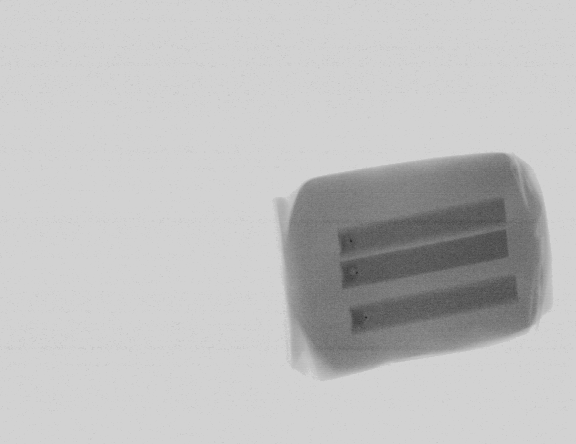
#> input picture data/test/images/001_20200623_203222(0).png, 576 x 444 px
$ python -i core.py   (imports and definitions only)
#> lines starting #> are read from the running program, lines starting #| are printed output that depends on the picture; after the words box and inside, x2 and y2 are one past the last pixel; in counts of white or black regions, pixels touching at a corner belong together
#> further down, picture is the input picture: shape (444, 576); min 41, max 210, mean 192.2
"""Read-only KAMP data access and empirical, display-domain probe synthesis.

No material identity, physical diameter, attenuation law, or production FPR is
inferred. A probe is a fixed signed residual extracted from a labelled target.
"""
from __future__ import annotations

import hashlib
import importlib.util
import json
from pathlib import Path

import cv2
import numpy as np
from PIL import Image

REPO = Path(__file__).resolve().parents[3]
EXPECTED_MANIFEST = "1942bf3452defc08022b11f464092d46b095ea2bb31961b15b072bc9d623c623"


# [12 lines left out: functions digest, json_write, not called in this run]


class Dataset:
    """Use the existing kx path helpers; never open a test image or label."""
    # [17 lines left out: function __init__, not called in this run]

    def image(self, iid):
        return np.asarray(Image.open(self.images[iid]).convert("L")).copy()

    def boxes(self, iid):
        return self.kx.read_yolo_labels(self.labels[iid])


def product_mask(im):
    """Estimated foreground only. This is not a measured package boundary."""
    rim = np.concatenate([im[:8].ravel(), im[-8:].ravel(), im[:, :8].ravel(), im[:, -8:].ravel()])
#> rim = 16320 values, max 210 at index 3, min 196 at index 8501, mean 209.6
    level = float(np.median(rim))
#> level = 210
    noise = float(np.median(np.abs(rim.astype(float) - level)))
#> noise = 0
    binary = (im < level - max(12.0, 4 * noise)).astype(np.uint8)
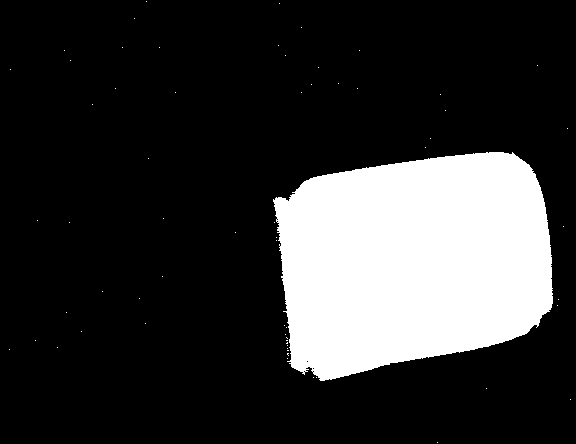
#> binary: shape (444, 576); values 0 (black) and 1 (white), 19.9% white; 63 white regions (62 under 20 px), largest, box (x1, y1, x2, y2) and area: (273, 152, 553, 381) 50863
    binary = cv2.morphologyEx(binary, cv2.MORPH_CLOSE, np.ones((9, 9), np.uint8))
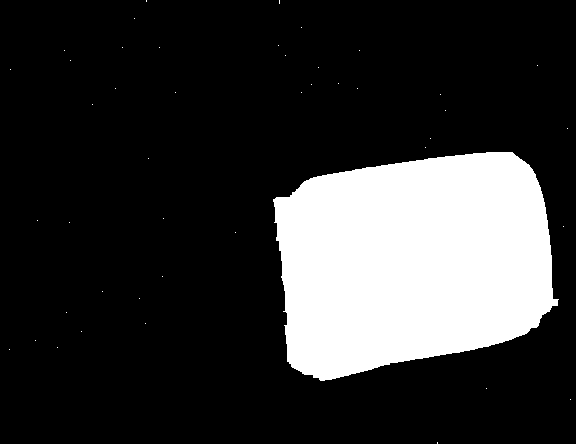
#> binary: shape (444, 576); values 0 (black) and 1 (white), 20.1% white; 45 white regions (44 under 20 px), largest, box (x1, y1, x2, y2) and area: (273, 152, 559, 381) 51250
    count, labels, stats, _ = cv2.connectedComponentsWithStats(binary)
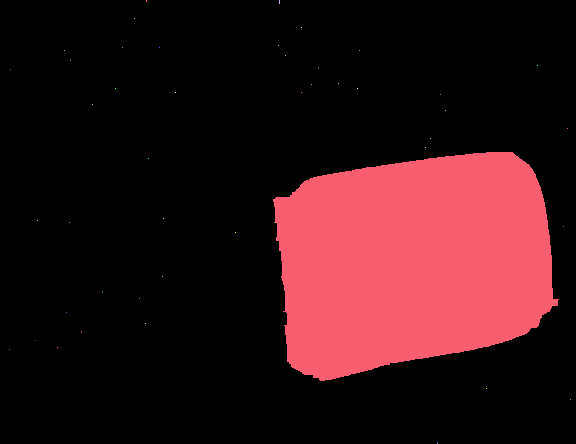
#> labels: shape (444, 576) int32; 46 distinct labels, from 0 to 45; one colour per label, 0 black
#> count = 46; stats = 46 rows, first 6: [0, 0, 576, 444, 204445], [146, 0, 1, 2, 2], [279, 0, 1, 4, 4], [134, 18, 1, 1, 1], [301, 27, 1, 1, 1], [278, 45, 1, 1, 1]
    if count < 2:
        raise ValueError("No product foreground found")
    index = 1 + int(np.argmax(stats[1:, cv2.CC_STAT_AREA]))
#> index = 27
    x, y, w, h, area = map(int, stats[index])
#> x = 273; y = 152; w = 286; h = 229; area = 51250
    if area < im.size * 0.08 or area > im.size * 0.85:
        raise ValueError("Unreliable product foreground")
    mask = (labels == index).astype(np.uint8)
#> mask: shape (444, 576); values 0 (black) and 1 (white), 20% white; 1 white region
    contours, _ = cv2.findContours(mask, cv2.RETR_EXTERNAL, cv2.CHAIN_APPROX_SIMPLE)
#> contours = 1 contour; box (x1, y1, x2, y2) and area: (273, 152, 559, 381) 50816
    cv2.drawContours(mask, contours, -1, 1, thickness=cv2.FILLED)
    return mask.astype(bool), (x, y, w, h)


# [127 lines left out: functions extract_probe, fill_support, extract_sham, intersects_labels, inject, hit_at and 1 more, not called in this run]

>>> import cv2
>>> picture = cv2.imread('../../../data/test/images/001_20200623_203222(0).png', cv2.IMREAD_GRAYSCALE)
>>> result = product_mask(picture)

$ run again, on data/test/images/001_20200623_203230(9).png
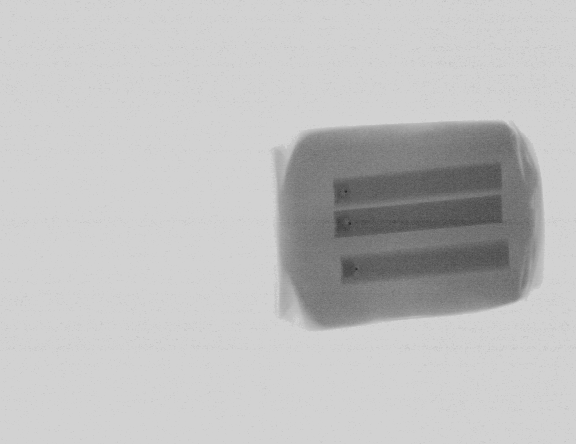
#> input picture data/test/images/001_20200623_203230(9).png, 576 x 444 px
#> picture is the input picture: shape (444, 576); min 38, max 210, mean 192.2
#> rim = 16320 values, max 210 at index 1, min 193 at index 1020, mean 209.4
#> level = 210
#> noise = 0
#> in product_mask, `count, labels, stats, _ = cv2.connectedComponentsWithStats(binary)`:
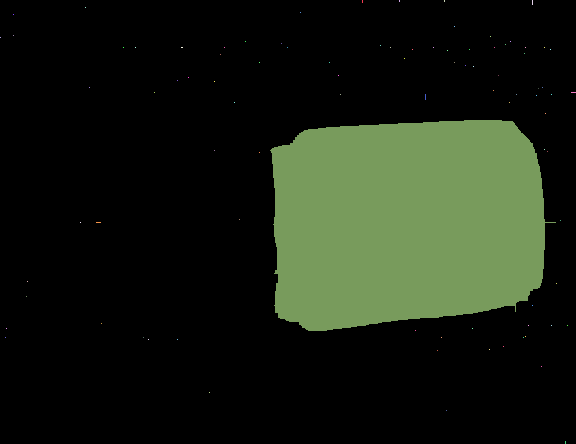
#> labels: shape (444, 576) int32; 92 distinct labels, from 0 to 91; one colour per label, 0 black
#> count = 92; stats = 92 rows, first 6: [0, 0, 576, 444, 204623], [362, 0, 1, 3, 3], [399, 0, 1, 2, 2], [444, 0, 1, 2, 2], [532, 0, 1, 5, 5], [85, 7, 1, 1, 1]
#> index = 58
#> x = 270; y = 120; w = 286; h = 211; area = 51007
#> in product_mask, `mask = (labels == index).astype(np.uint8)`:
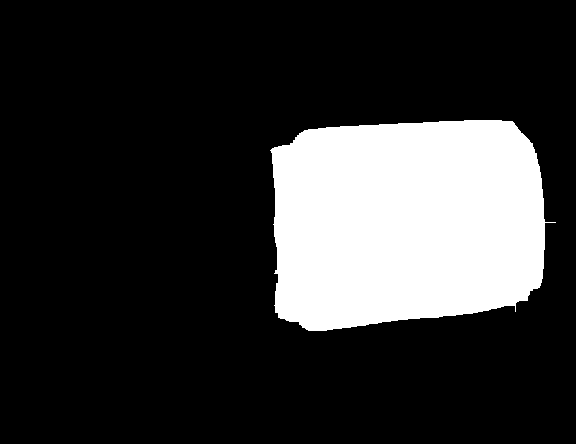
#> mask: shape (444, 576); values 0 (black) and 1 (white), 19.9% white; 1 white region
#> contours = 1 contour; box (x1, y1, x2, y2) and area: (270, 120, 556, 331) 50558

$ run again, on data/test/images/001_20200623_203235(3).png
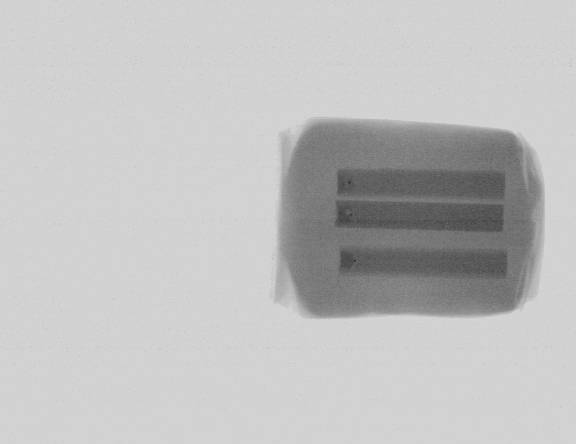
#> input picture data/test/images/001_20200623_203235(3).png, 576 x 444 px
#> picture is the input picture: shape (444, 576); min 40, max 210, mean 192.3
#> rim = 16320 values, max 210 at index 0, min 196 at index 13290, mean 209.6
#> level = 210
#> noise = 0
#> in product_mask, `binary = (im < level - max(12.0, 4 * noise)).astype(np.uint8)`:
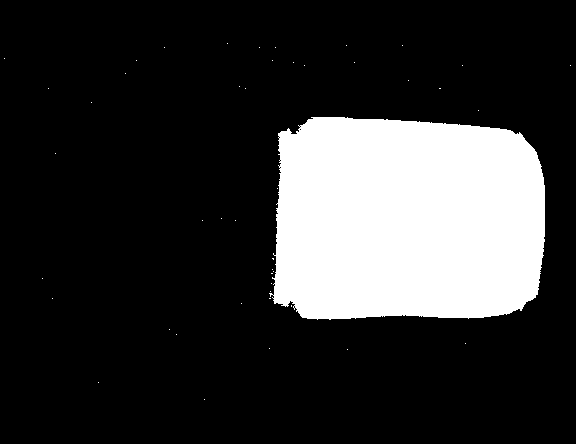
#> binary: shape (444, 576); values 0 (black) and 1 (white), 19.7% white; 46 white regions (45 under 20 px), largest, box (x1, y1, x2, y2) and area: (269, 117, 545, 320) 50406
#> in product_mask, `count, labels, stats, _ = cv2.connectedComponentsWithStats(binary)`:
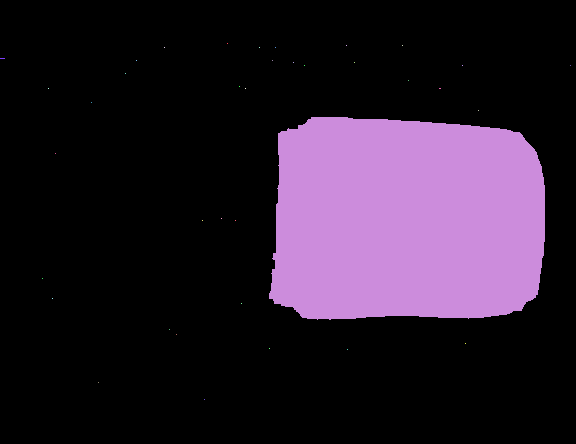
#> labels: shape (444, 576) int32; 38 distinct labels, from 0 to 37; one colour per label, 0 black
#> count = 38; stats = 38 rows, first 6: [0, 0, 576, 444, 204970], [227, 43, 1, 1, 1], [346, 45, 1, 1, 1], [402, 45, 1, 1, 1], [164, 47, 1, 1, 1], [259, 47, 1, 1, 1]
#> index = 23
#> x = 269; y = 117; w = 276; h = 203; area = 50733
#> mask: shape (444, 576); values 0 (black) and 1 (white), 19.8% white; 1 white region
#> contours = 1 contour; box (x1, y1, x2, y2) and area: (269, 117, 545, 320) 50302
